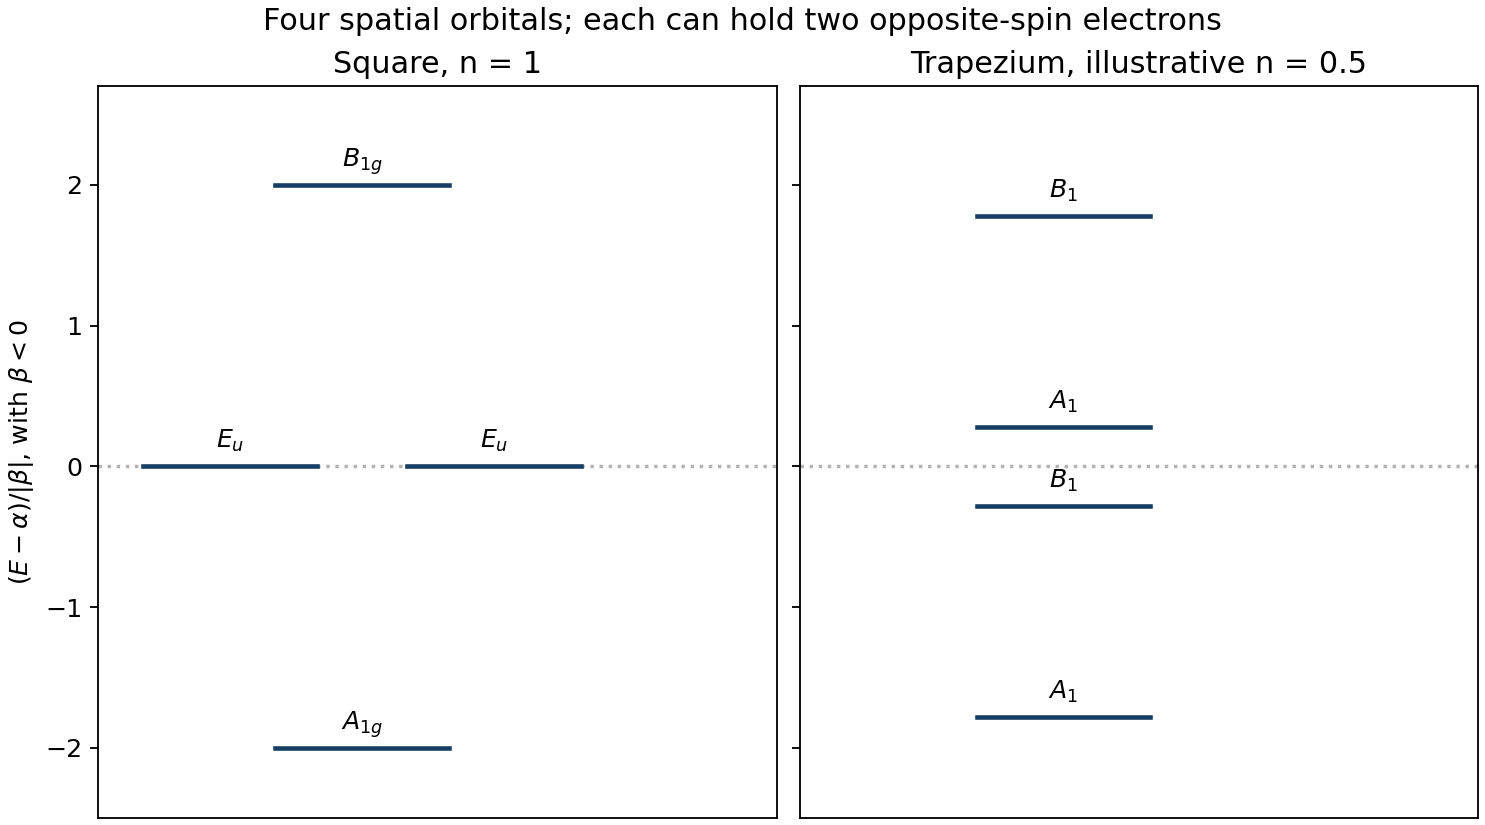

The Python source for this figure:
"""Original analytic illustration. Tested with Python 3.14, NumPy and Matplotlib.
Run from the intended output directory; the PNG is written to the current directory.
"""
import numpy as np
import matplotlib
matplotlib.use("Agg")
import matplotlib.pyplot as plt
plt.rcParams.update({"font.size": 11, "figure.facecolor": "white", "savefig.facecolor": "white"})

fig,axs=plt.subplots(1,2,figsize=(9,5),layout="constrained",sharey=True)
n=.5; D=np.sqrt((n-1)**2+4)
levels=[[-2,0,0,2],[-(n+1+D)/2,-(D-n-1)/2,(D-n-1)/2,(n+1+D)/2]]
labels=[[r"$A_{1g}$",r"$E_u$",r"$E_u$",r"$B_{1g}$"],[r"$A_1$",r"$B_1$",r"$A_1$",r"$B_1$"]]
for j,ax in enumerate(axs):
 for k,(e,l) in enumerate(zip(levels[j],labels[j])):
  x=(.35 if k==1 else 1.05) if j==0 and k in (1,2) else .7
  ax.plot([x-.23,x+.23],[e,e],color="#173e62",lw=2)
  ax.text(x,e+.13,l,ha="center")
 ax.axhline(0,color=".7",ls=":",zorder=0)
 ax.set(xlim=(0,1.8),ylim=(-2.5,2.7),xticks=[],title=("Square, n = 1" if j==0 else "Trapezium, illustrative n = 0.5"))
axs[0].set_ylabel(r"$(E-\alpha)/|\beta|$, with $\beta<0$")
fig.suptitle("Four spatial orbitals; each can hold two opposite-spin electrons")
fig.savefig("paper-2b-huckel-levels.png",dpi=165)
plt.close(fig)
